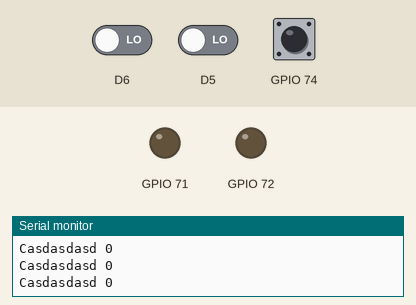
This sketch was run on a simulated ESP8266 (NodeMCU). Parts: output pins drawn as LEDs (lit = HIGH), the last lines printed to the serial monitor. The test bench sets the inputs (shaded band); at power-on: D6 LOW, D5 LOW, GPIO 74 HIGH.

Above: at 3.7 s.
3.8 s: D6 driven HIGH and D5 driven HIGH
At 4.3 s:
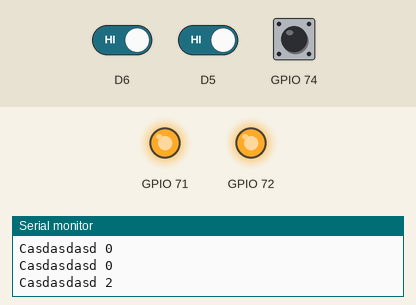
5.5 s: D6 driven LOW
At 7.1 s:
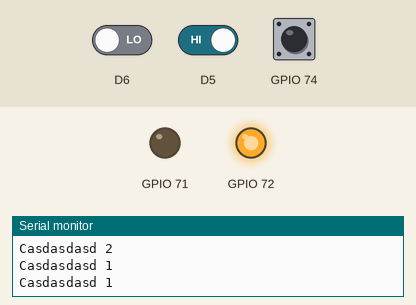
7.5 s: D6 driven HIGH
At 8.7 s:
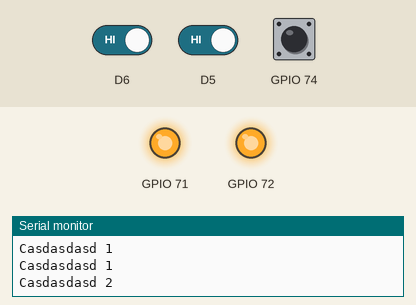
9.5 s: D5 driven LOW
At 11.4 s:
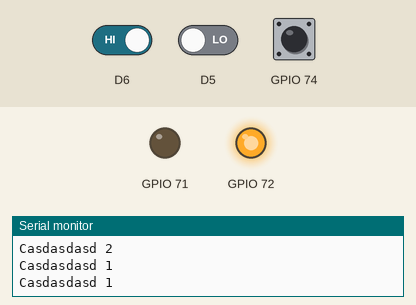
Timing chart, 0 to 12.5 s (numbered marks = the images above; inputs shaded):
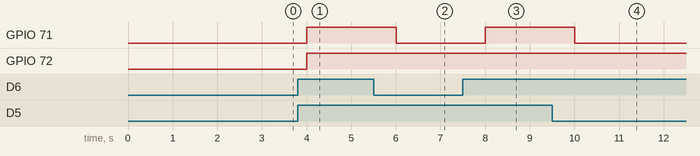

Measured:
- after the input at 3.8 s, GPIO 71, GPIO 72: LOW → HIGH after 0.20 s
- after the input at 5.5 s, GPIO 71: HIGH → LOW after 0.50 s
- after the input at 7.5 s, GPIO 71: LOW → HIGH after 0.51 s
- after the input at 9.5 s, GPIO 71: HIGH → LOW after 0.51 s

The sketch:

pum.ino
```cpp
#include <Wire.h>
#include <Adafruit_MCP23017.h>
Adafruit_MCP23017 mcp;
void setup() {
      Serial.begin(9600);
      pinMode(D5,INPUT);
      pinMode(D6,INPUT);
      mcp.begin();
      mcp.pinMode(10, INPUT);
      mcp.pullUp(10, HIGH);
      mcp.pinMode(7, OUTPUT);
      mcp.pinMode(8, OUTPUT);
}
int clk=0;

void loop() {
      if(mcp.digitalRead(10) != 0){
          clk=1;
      }
      if(clk == 1){
          PumON();
          clk=2;
      }
        Serial.println(digitalRead(D5) + digitalRead(D6));
      if(digitalRead(D5) + digitalRead(D6) == 2 && clk == 2){
          PumOFF();
          clk=3;
      }
      if(clk == 3){
          VoilON();
      }
      if(digitalRead(D5) + digitalRead(D6) == 0 && clk == 3){
          VoilOFF();
          clk = 0;
      }

      delay(1000);
}
void PumON(){
      mcp.digitalWrite(7,LOW);
        Serial.print("Casdasdasd ");
}
void PumOFF(){
      mcp.digitalWrite(7,HIGH);
}
void VoilON(){
      mcp.digitalWrite(8,HIGH);
}
void VoilOFF(){
      mcp.digitalWrite(8,LOW);
}
```
